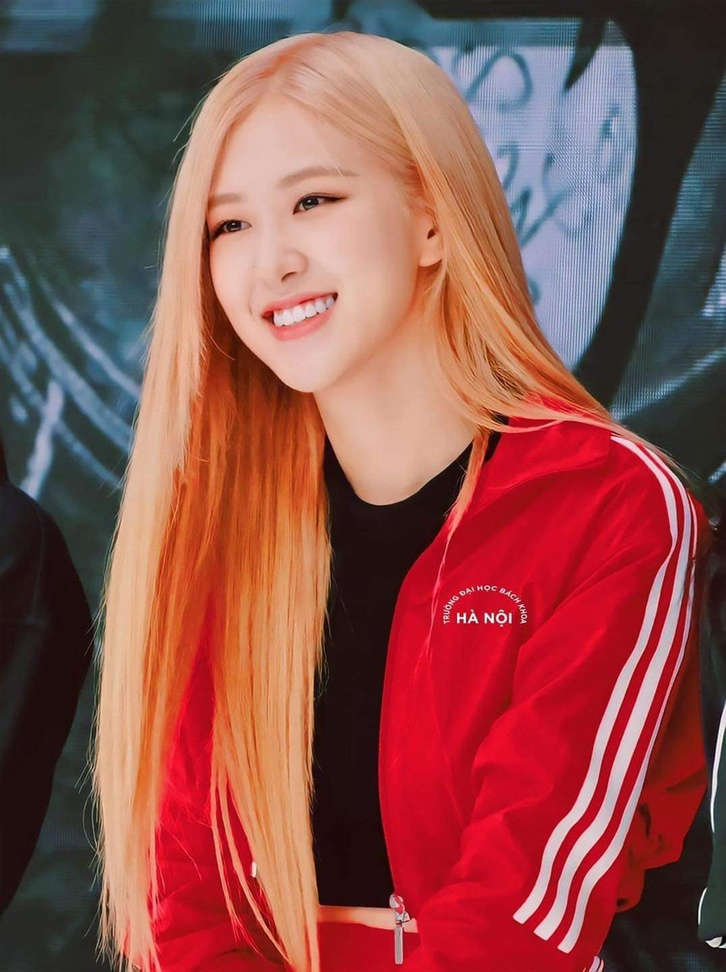
#> input picture n_p/image.jpg, 726 x 972 px, shrunk from 1076 x 1440 before the run
$ python 3kenhmau.py
#> lines starting #> are read from the running program, lines starting #| are printed output that depends on the picture
import numpy as np
import matplotlib.pyplot as plt

# Đọc ảnh từ file (ví dụ: 'image.jpg')
image = plt.imread('image.jpg')
#> image is the input picture: shape (972, 726, 3); mean R, G, B 140.3, 79.2, 75.7

# Sao chép ma trận ảnh để tránh thay đổi ảnh gốc
red_image = np.copy(image)
green_image = np.copy(image)
blue_image = np.copy(image)
# Đặt giá trị kênh G và B bằng 0
red_image[:, :, 1] = 0  # Kênh G
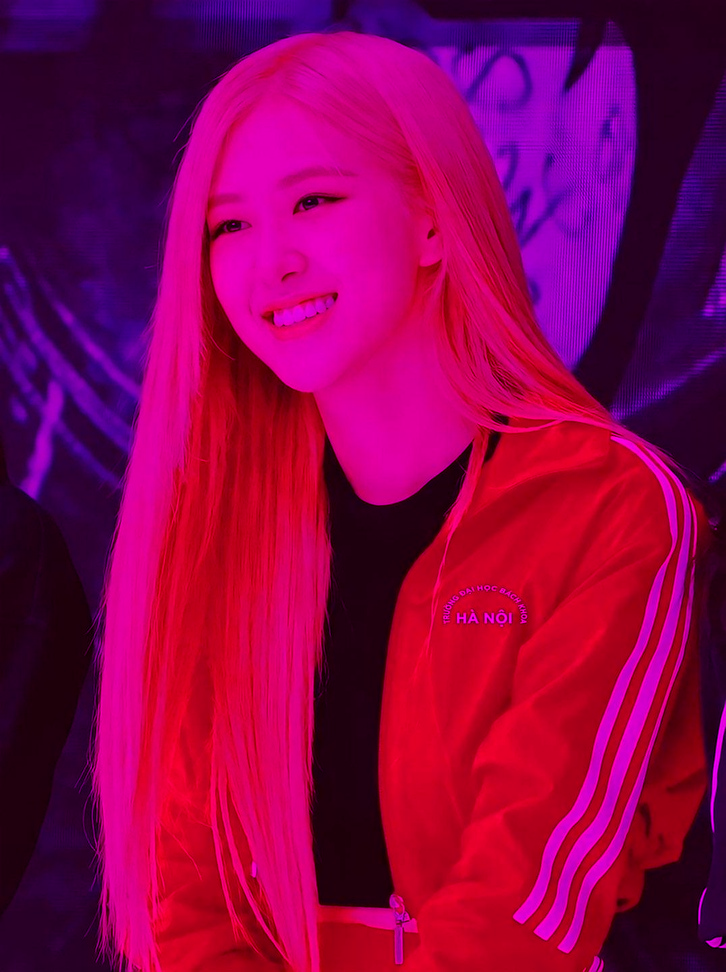
#> red_image: shape (972, 726, 3); mean R, G, B 140.3, 0, 75.7
red_image[:, :, 2] = 0  # Kênh B
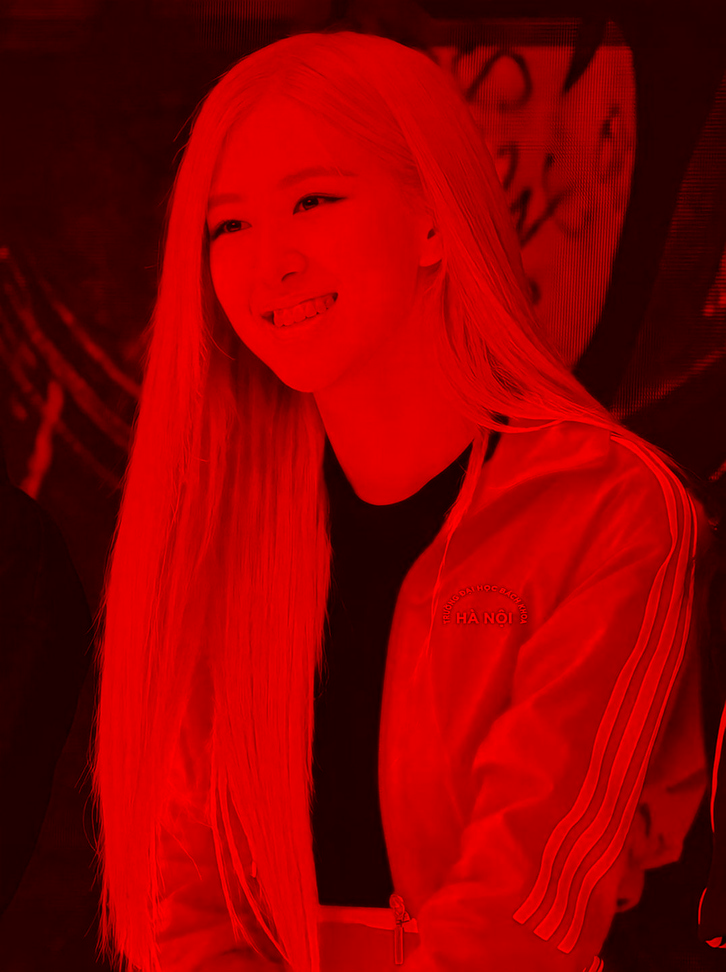
#> red_image: shape (972, 726, 3); mean R, G, B 140.3, 0, 0
green_image[:, :, 0] = 0  #Kênh R
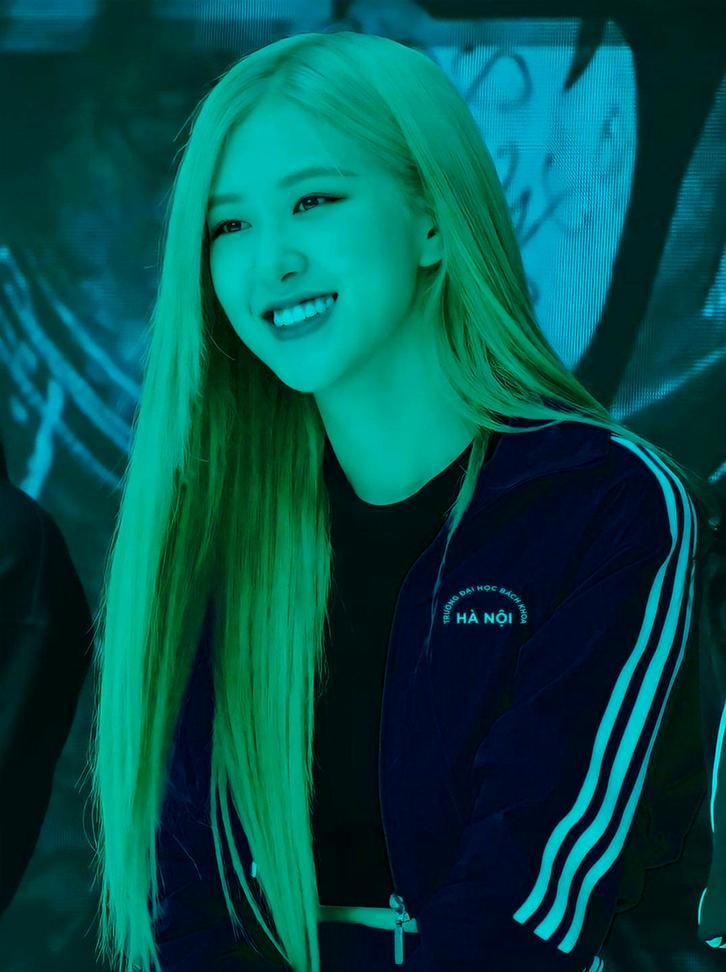
#> green_image: shape (972, 726, 3); mean R, G, B 0, 79.2, 75.7
green_image[:, :, 2] = 0    #Kênh B
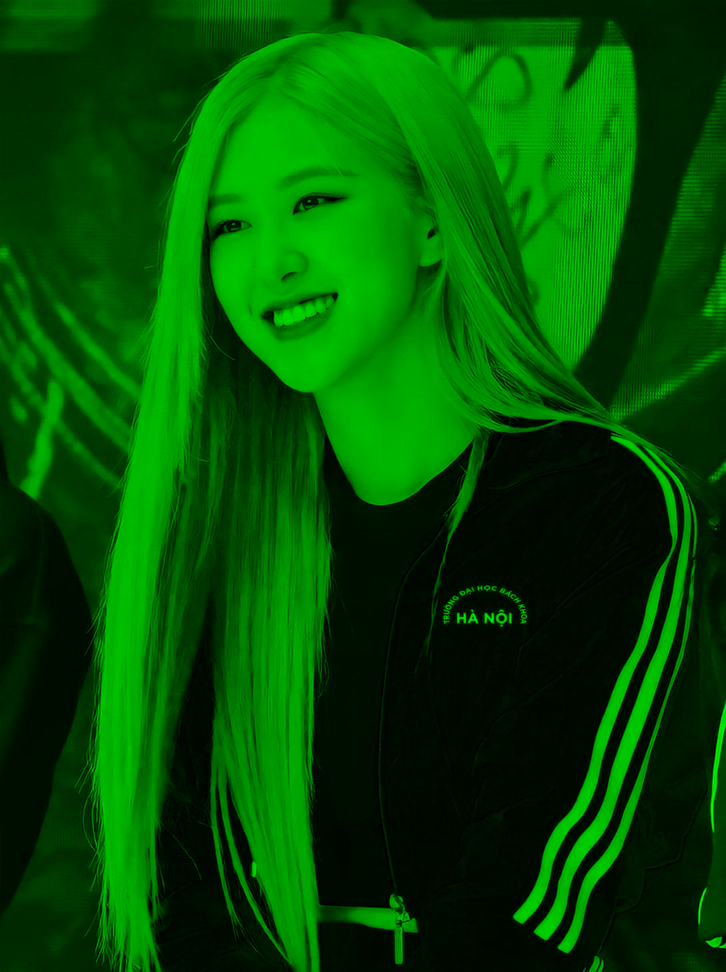
#> green_image: shape (972, 726, 3); mean R, G, B 0, 79.2, 0
blue_image[:, :, 0] = 0 #Kênh R
blue_image[:, :, 1] = 0 #Kênh G
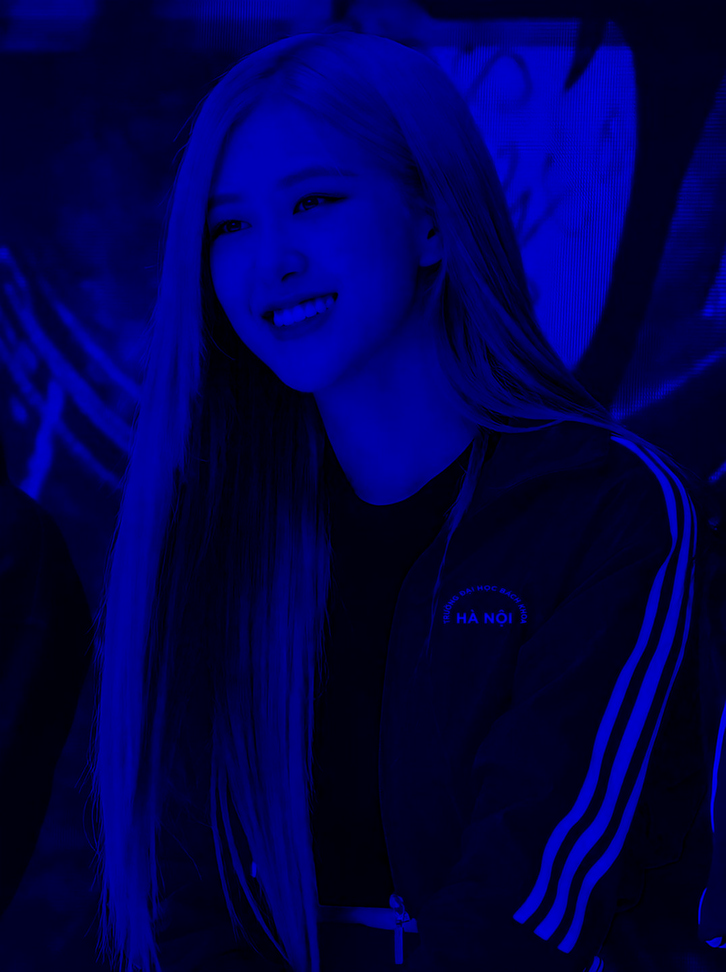
#> blue_image: shape (972, 726, 3); mean R, G, B 0, 0, 75.7
# Hiển thị ảnh gốc và ảnh sau khi chuyển sang màu đỏ
plt.subplot(1, 4, 1)
plt.imshow(image)
plt.title('Ảnh gốc')

plt.subplot(1, 4, 2)
plt.imshow(red_image)
plt.title('Ảnh màu đỏ')

plt.subplot(1, 4, 3)
plt.imshow(green_image)
plt.title('Ảnh màu xanh lá')

plt.subplot(1, 4, 4)
plt.imshow(blue_image)
plt.title('Ảnh màu xanh dương')
plt.show()

$ run again, with n_p/meo.jpg copied over n_p/image.jpg
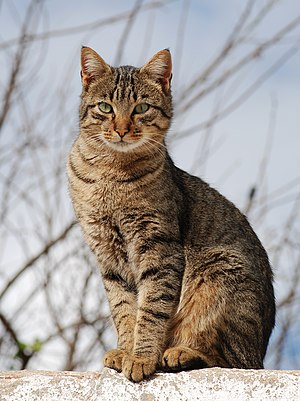
#> input picture n_p/meo.jpg, 300 x 401 px
#> image is the input picture: shape (401, 300, 3); mean R, G, B 161.8, 154.8, 150.2
#> `green_image[:, :, 2] = 0`:
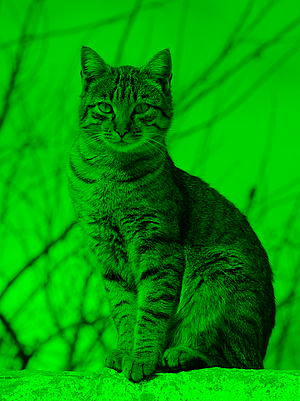
#> green_image: shape (401, 300, 3); mean R, G, B 0, 154.8, 0
#> `blue_image[:, :, 1] = 0`:
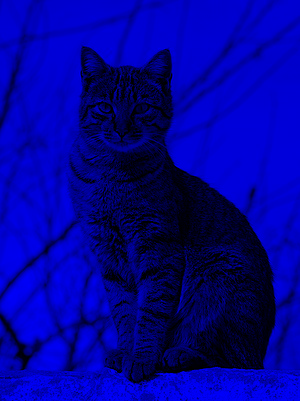
#> blue_image: shape (401, 300, 3); mean R, G, B 0, 0, 150.2

$ run again, with n_p/net.jpg copied over n_p/image.jpg
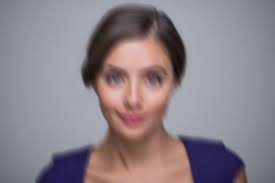
#> input picture n_p/net.jpg, 275 x 183 px
#> image is the input picture: shape (183, 275, 3); mean R, G, B 139.8, 130.4, 137.2
#> `green_image[:, :, 2] = 0`:
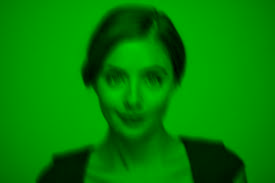
#> green_image: shape (183, 275, 3); mean R, G, B 0, 130.4, 0
#> `blue_image[:, :, 1] = 0`:
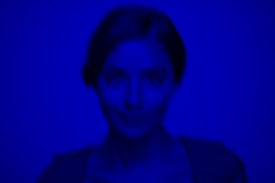
#> blue_image: shape (183, 275, 3); mean R, G, B 0, 0, 137.2

$ run again, with n_p/no1.jpg copied over n_p/image.jpg
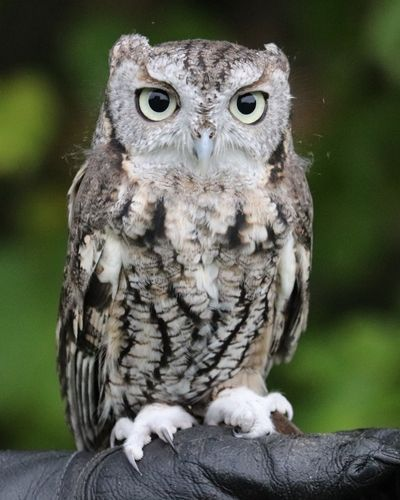
#> input picture n_p/no1.jpg, 400 x 500 px
#> image is the input picture: shape (500, 400, 3); mean R, G, B 89.4, 94.9, 78.7
#> `green_image[:, :, 2] = 0`:
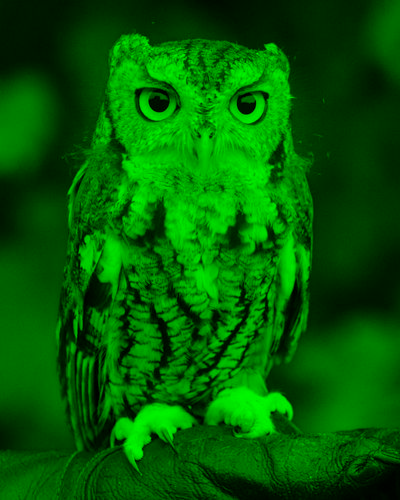
#> green_image: shape (500, 400, 3); mean R, G, B 0, 94.9, 0
#> `blue_image[:, :, 1] = 0`:
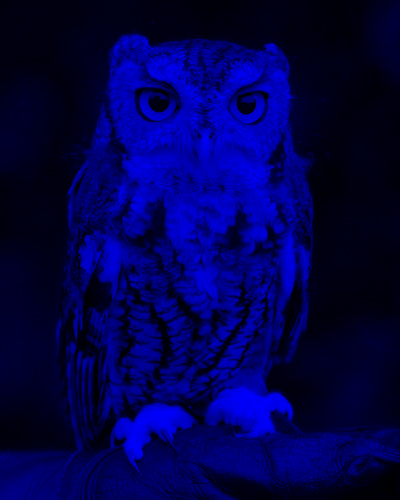
#> blue_image: shape (500, 400, 3); mean R, G, B 0, 0, 78.7
